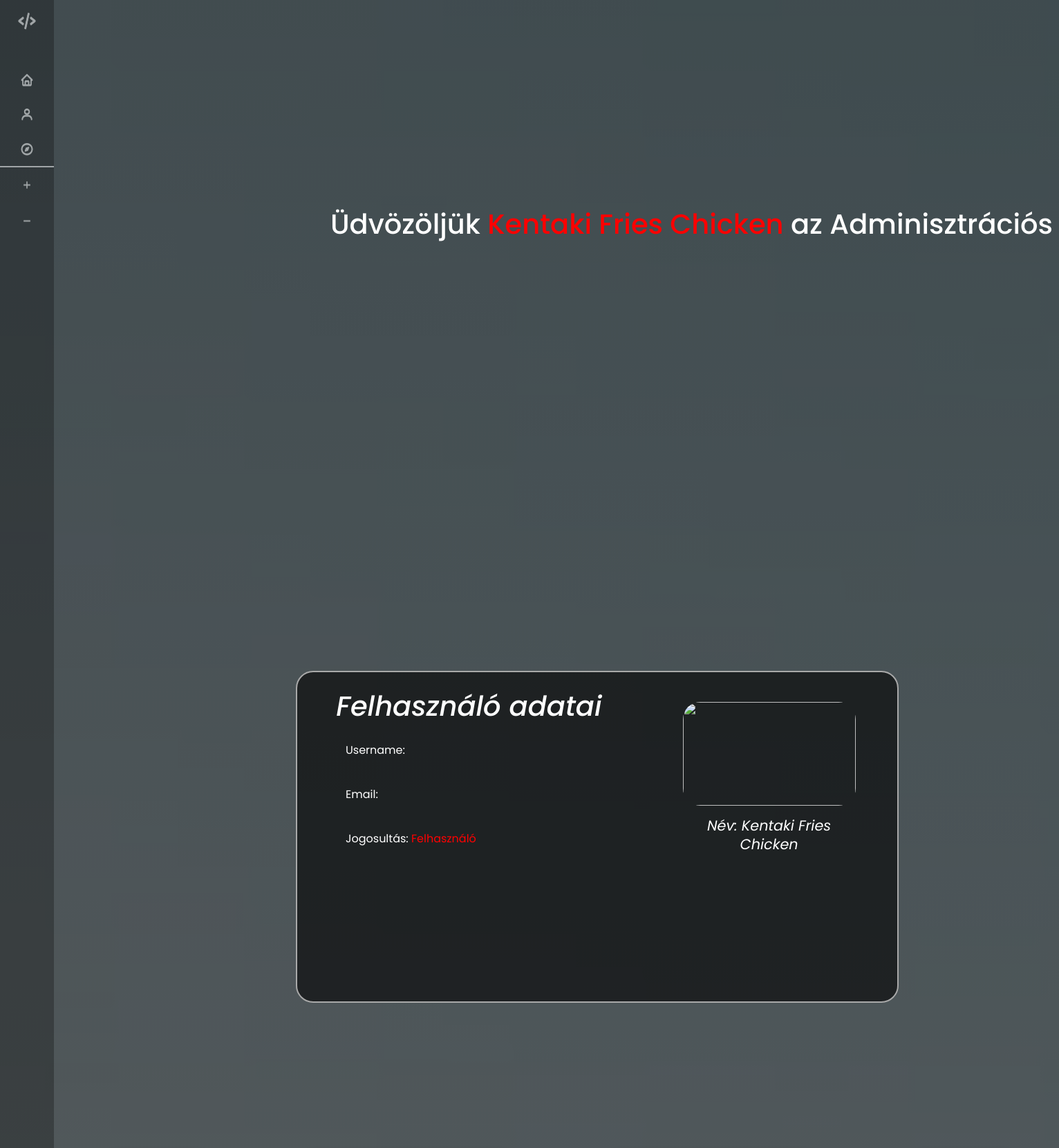
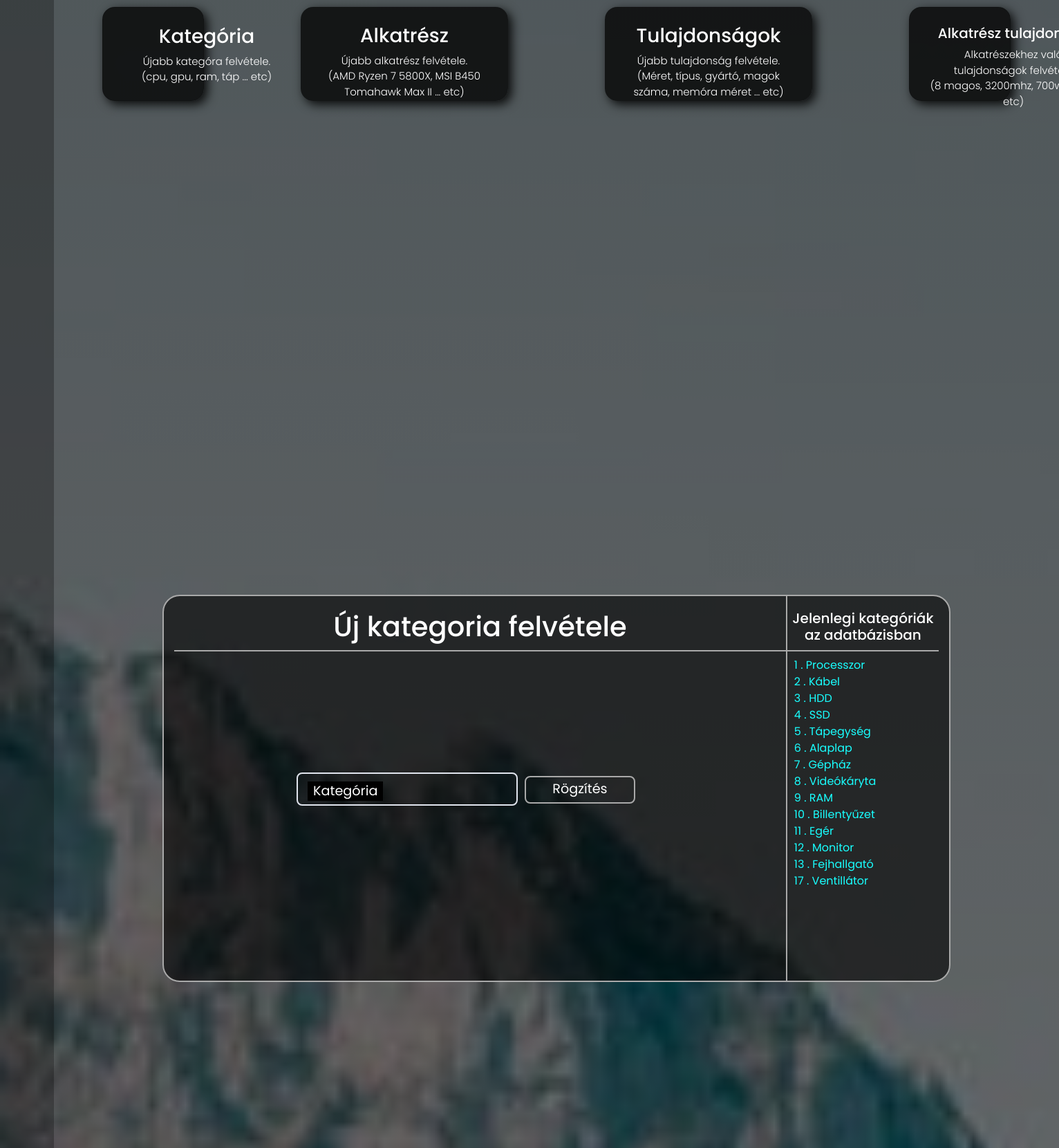
/Administration/administration.php (signed in, upper part), run on the app's committed database (2 pictures, top to bottom).
### tables this page shows
CREATE TABLE categories (
  id INT(11) NOT NULL AUTO_INCREMENT,
  name VARCHAR(50) DEFAULT NULL,
  PRIMARY KEY (id)
);

### Application/Database.php (called while the page is built, shortened)
<?php
class Database
{
    private $dbhost = 'localhost';
    private $dbuser = "root";
    private $dbpassword = "";
    private $dbname = "microtech";
    private $dbc;
    function __construct()
    {
        try {
            $dsn = "mysql:host=" . $this->dbhost . ";port=3306" . ";dbname=" . $this->dbname;
            $options = [PDO::MYSQL_ATTR_INIT_COMMAND => "SET NAMES utf8", PDO::ATTR_ERRMODE => PDO::ERRMODE_EXCEPTION];
            $this->dbc = new PDO($dsn, $this->dbuser, $this->dbpassword, $options);
        } catch (PDOException $exc) {
            echo "Hiba: " . $exc->getMessage();
        }
    }
    public function read($table)
    {
        $sql = "SELECT * FROM " . $table;
        $stmt = $this->dbc->prepare($sql);
        $stmt->execute();
        $data = $stmt->fetchAll(PDO::FETCH_ASSOC);
        return $data;
    }
}

### Administration/administration.php (the view, shortened to what this page needs)
<?php
include __DIR__ . "../../Application/Database.php";
$db = new database();
$categories = $db->read('categories');
?>
<!DOCTYPE html>
<html lang="hu">
<head>
    <link href='https://unpkg.com/boxicons@2.1.1/css/boxicons.min.css' rel='stylesheet'>
    <link rel="stylesheet" href="https://maxcdn.bootstrapcdn.com/bootstrap/4.0.0/css/bootstrap.min.css">
    <link rel="stylesheet" href="../files/css/main.css?=<?= rand(1, 12000) ?>">
</head>
<body>
    <div class="sidebar close">
        <div class="logo-details">
            <i class='bx bx-code-alt' style="cursor: pointer;"></i>
        </div>
        <ul class="nav-links">
            <li>
                <a href="#home">
                    <i class='bx bx-home'></i>
                </a>
            </li>
            <li>
                <a href="#user">
                    <i class='bx bx-user'></i>
                </a>
            </li>
            <li>
                <a href="../php/explore.php">
                    <i class='bx bx-compass'></i>
                </a>
            </li>
            <div class="top-border">
                <li>
                    <div class="iocn-link">
                        <a href="#new-data">
                            <i class="bi bi-plus"></i>
                        </a>
                    </div>
                </li>
                <li>
                    <div class="iocn-link">
                        <a href="#delete-data">
                            <i class="bi bi-dash"></i>
                        </a>
                    </div>
                </li>
            </div>
        </ul>
    </div>
    <section class="home-section" id="home">
        <h1>Üdvözöljük <span class="red"><?php echo $_SESSION['fullname']; ?></span> az Adminisztrációs felületen!</h1>
    </section>
    <section class="home-section" id="user">
        <div class="user-border">
            <div class="user-data">
                <h1>Felhasználó adatai</h1>
                <ul>
                    <li> Username: <span class="red"><?php echo $_SESSION['username']; ?> </span><br></li>
                    <li> Email: <span class="red"><?php echo $_SESSION['email']; ?> </span><br></li>
                    <li> Jogosultás: <span class="red"><?php echo $_SESSION['permission']; ?></span><br></li>
                </ul>
            </div>
            <div class="user-picture">
                <figure>
                    <img src="../files/images/user.jpg" alt="" class="user-profilepicture"><br>
                    <figcaption class="img-description">
                        Név: <?php echo $_SESSION['fullname']; ?>
                    </figcaption>
                </figure>
            </div>
        </div>
    </section>
    <section class="home-section" id="new-data">
        <div class="card">
            <a href="#new-category">
                <div class="card-text">
                    <h2>Kategória</h2>
                    <p>Újabb kategóra felvétele.<br> (cpu, gpu, ram, táp ... etc)</p>
                </div>
            </a>
        </div>
        <div class="card2">
            <a href="#new-components">
                <div class="card-text">
                    <h2>Alkatrész</h2>
                    <p>Újabb alkatrész felvétele. <br>(AMD Ryzen 7 5800X, MSI B450 Tomahawk Max II ... etc)</p>
                </div>
            </a>
        </div>
        <div class="card3">
            <a href="#new-properties">
                <div class="card-text">
                    <h2>Tulajdonságok</h2>
                    <p>Újabb tulajdonság felvétele. <br>(Méret, típus, gyártó, magok száma, memóra méret ... etc)</p>
                </div>
            </a>
        </div>
        <div class="card">
            <a href="#new-comp_prop">
                <div class="card-text">
                    <h5>Alkatrész tulajdonság</h5>
                    <p>Alkatrészekhez való tulajdonságok felvétele <br> (8 magos, 3200mhz, 700w, 8gb ... etc)</p>
                </div>
            </a>
        </div>
    </section>
    <section class="home-section" id="new-category">
        <div class="container">
            <div class="category-box">
                <h1>Új kategoria felvétele</h1>
                <div class="form">
                    <form method="POST" action="<?php echo $_SERVER["PHP_SELF"] ?>">
                        <input type="text" id="catname" class="form_input" name="catname" autocomplete="off" placeholder=" " require>
                        <label for="catname" class="form_label">Kategória</label>
                        <input type="submit" name="cat-submit" value="Rögzítés" class="submit-btn">
                    </form>
                </div>
            </div>
            <div class="list-box">
                <h5>Jelenlegi kategóriák az adatbázisban</h5>
                <ul>
                    <li>
                        <?php
                        foreach ($categories as $key) :   ?>
                            <?= $key['id'] ?> . <?= $key['name'] ?><br>
                        <?php endforeach; ?>
                    </li>
                </ul>
            </div>
        </div>
    </section>
    <section class="home-section" id="new-components">
    </section>
</body>
</html>

### data on the page
categories: id "1", name "Processzor"
categories: id "2", name "Kábel"
categories: id "3", name "HDD"
categories: id "4", name "SSD"
categories: id "5", name "Tápegység"
categories: id "6", name "Alaplap"
categories: id "7", name "Gépház"
categories: id "8", name "Videókáryta"
categories: id "9", name "RAM"
categories: id "10", name "Billentyűzet"
categories: id "11", name "Egér"
categories: id "12", name "Monitor"
categories: id "13", name "Fejhallgató"
categories: id "17", name "Ventillátor"

### other printed values
$_SESSION['permission'] "Felhasználó"
$_SESSION['fullname'] "Kentaki Fries Chicken"
